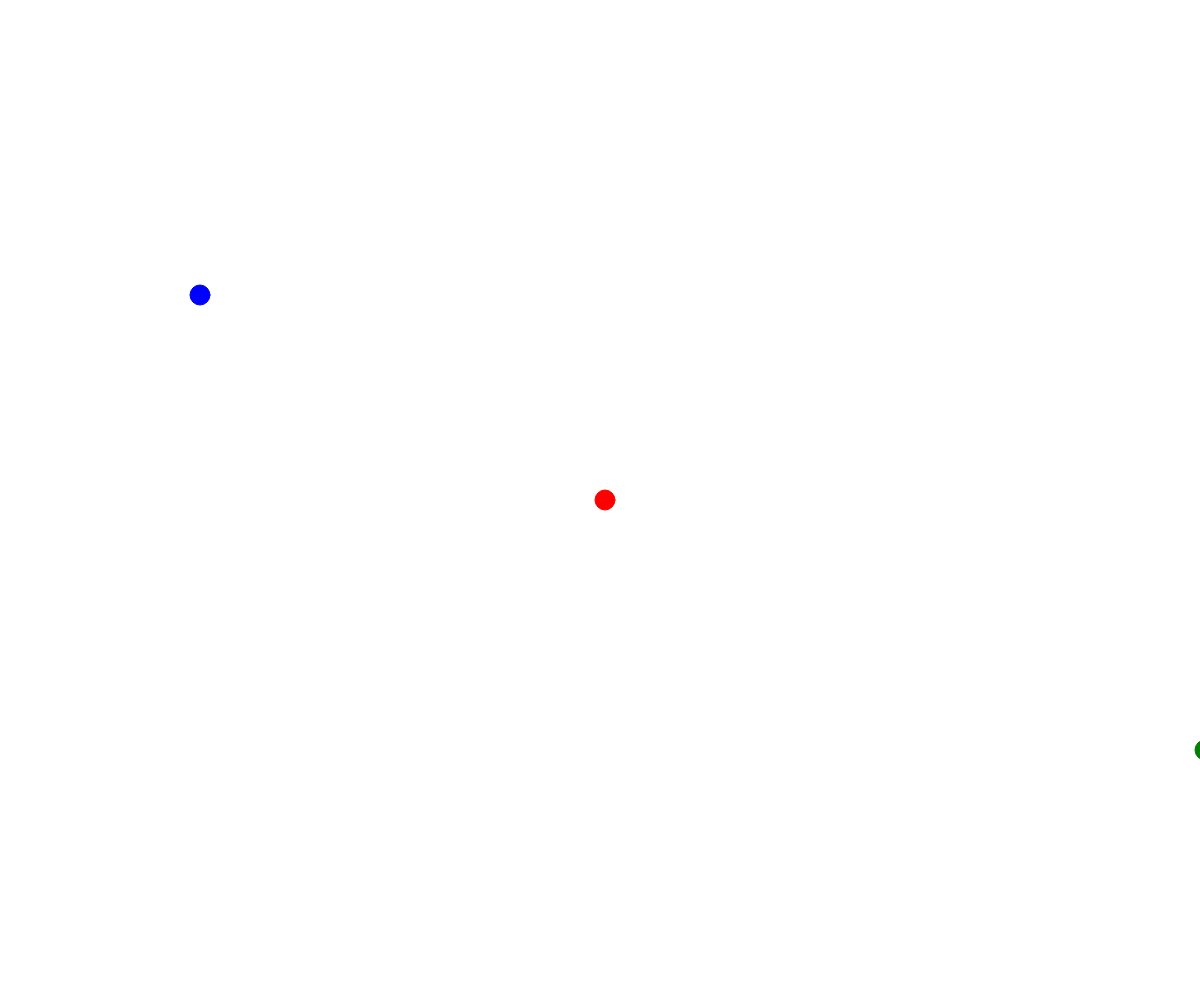
Frame 1 (no input)
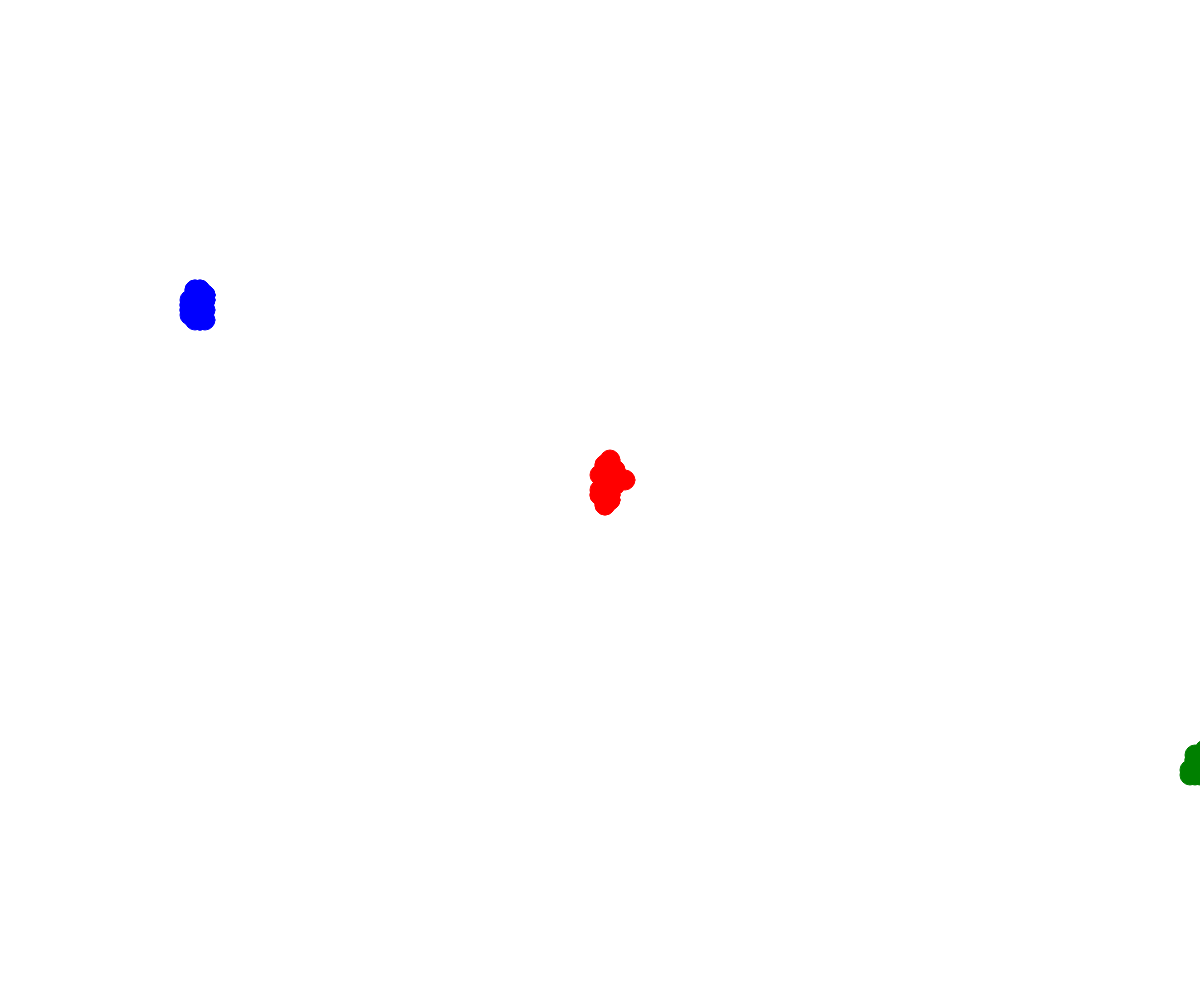
Frame 60 (no input)
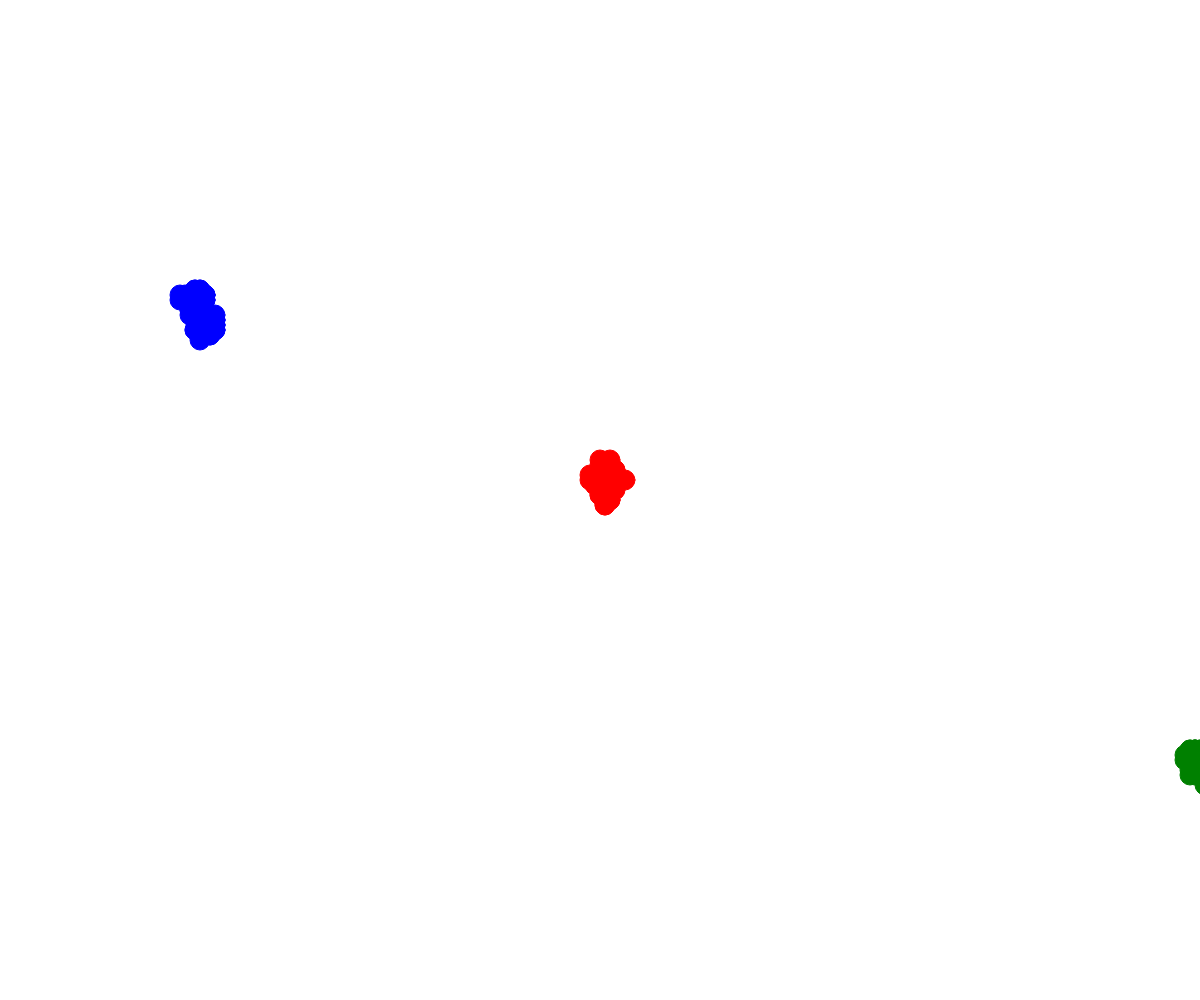
Frame 120 (the mouse pressed at the canvas centre since frame 60)

The p5.js sketch that drew these frames (run headless with seeded random() and noise() and a simulated clock; from frame 60 on, the mouse is pressed at the canvas centre):

// p5.js sketch
// ── sketch.js
// Walker OOP Demo

class Walker {
  constructor(x, y) {
    this.x = x;
    this.y = y;
    this.color = "red";
    this.speed = 5;
    this.radius = 10;
  }

  display() {
    stroke(this.color);
    fill(this.color);
    circle(this.x, this.y, this.radius*2);
  }

  move() {
    let choice = random(100);

    if (choice < 25) {
      //up
      this.y -= this.speed;
    }
    else if (choice < 50) {
      //down
      this.y += this.speed;
    }
    else if (choice < 75) {
      //right
      this.x += this.speed;
    }
    else {
      //left
      this.x -= this.speed;
    }
  }
}

let micheal;
let katherine;
let me;

function setup() {
  createCanvas(windowWidth, windowHeight);
  micheal = new Walker(width/2, height/2);
  katherine = new Walker(200, 300);
  katherine.color = "blue";
  me = new Walker(1200, 750);
  me.color = "green";
}

function draw() {
  micheal.move();
  katherine.move();
  me.move();
  
  me.display();
  katherine.display();
  micheal.display();
}
